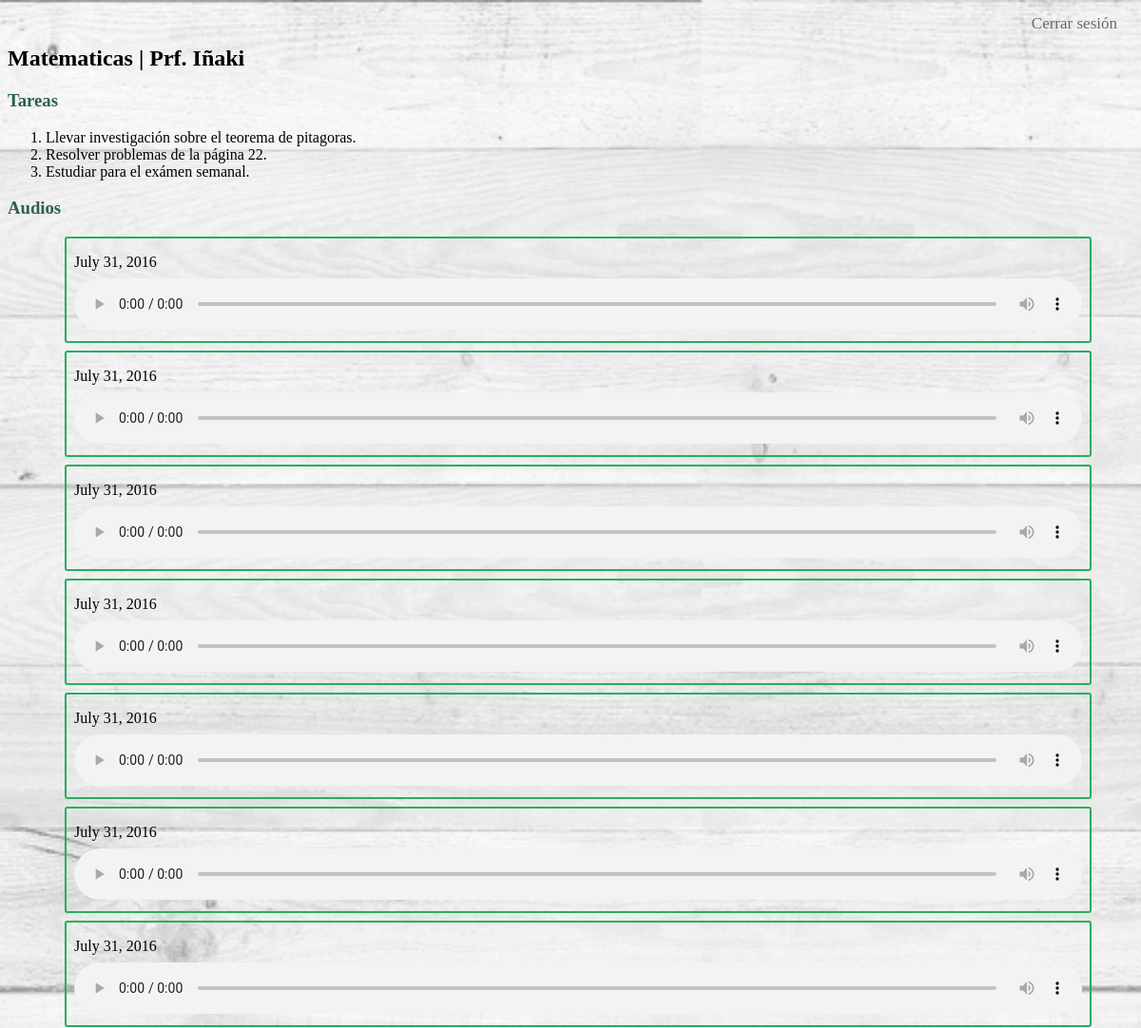
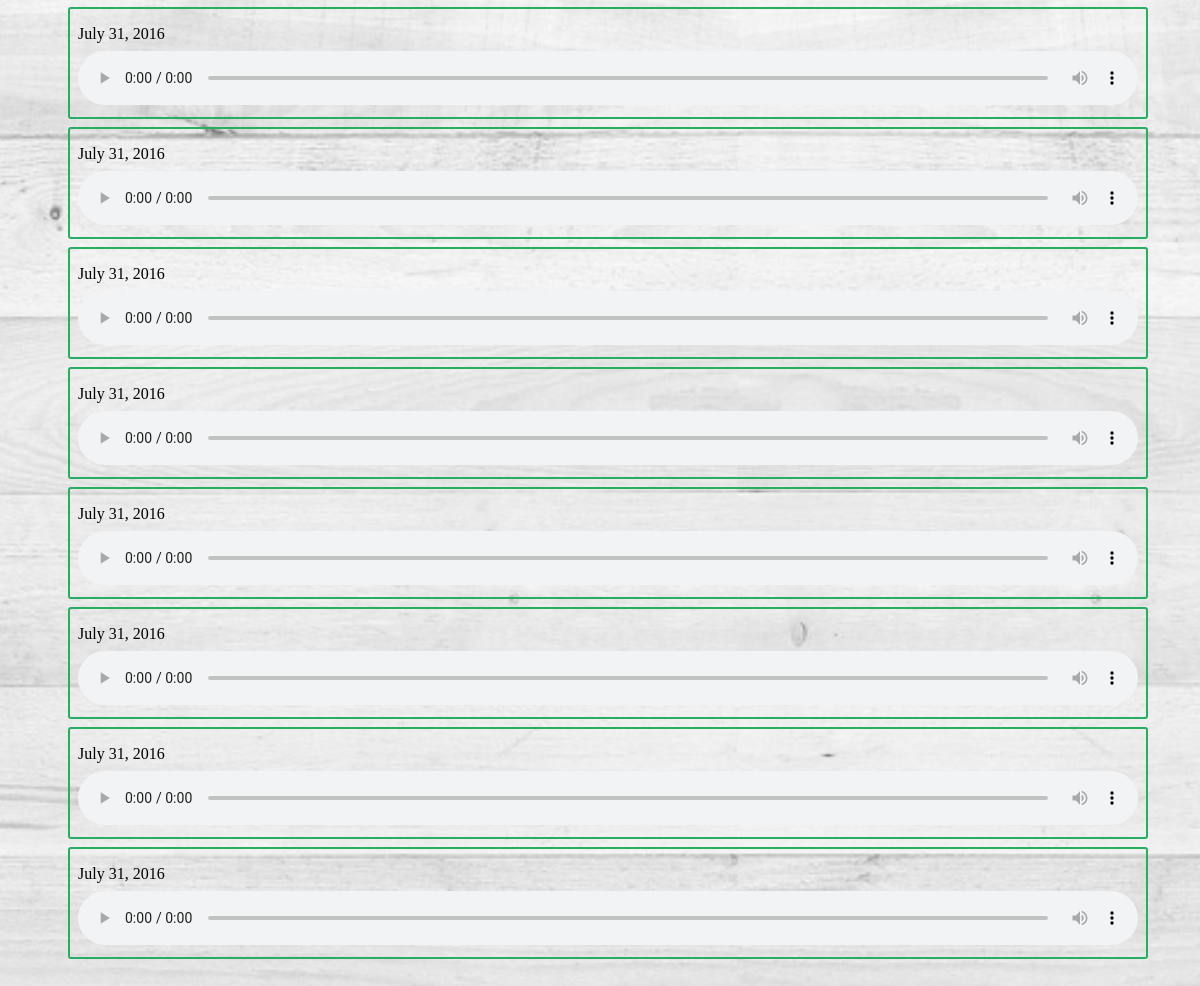
/materia/1/ (signed in), run on the app's committed database (2 pictures, top to bottom).
### school/models.py (models this page shows)
class Subject(models.Model):
    class Meta:
        verbose_name = 'Subject'
        verbose_name_plural = 'Subjects'
    classroom = models.ForeignKey(Classroom)
    name = models.CharField(max_length=20)
    professor = models.CharField(max_length=30)
    def __str__(self):
        return self.name

### audio/models.py (models this page shows)
class Audio(models.Model):
    class Meta:
        verbose_name = 'Audio'
        verbose_name_plural = 'Audios'
    subject = models.ForeignKey(Subject)
    name = models.CharField(max_length=30)
    date = models.DateField(auto_now_add=True)
    file = models.FileField(upload_to='audios/', null=True, blank=True)
    def __str__(self):
        return self.name

### school/views.py (the view)
# urls.py: url(r'materia/(?P<pk>[0-9])/$', school_views.subject_view, name='subject'),
def subject_view(request, pk):
    user = request.user
    if not user.is_authenticated():
        return HttpResponseRedirect("/login/")
    else:
        subject = Subject.objects.get(pk=pk)
        audios = {}
        audio_objects = Audio.objects.filter(subject=subject)
        for audio in audio_objects:
            audios.setdefault('audio', []).append(audio)
        print(audios)
        dictionary = {'subject': subject, 'audios': audios, 'professor': user.is_professor}
        print(user.username)
        if request.method == 'POST':
            form = AudioForm(request.POST, request.FILES)
            print(request.FILES)
            if form.is_valid():
                print('is valid')
                file = request.FILES['file']
                instance = Audio(file=file, name=form.data['name'], subject=subject)
                instance.save()
                return HttpResponse(json.dumps({'hola': 'holi'}),  content_type = "application/json")
            else:
                print('is no valid',  form.errors)
        else:
            print('nu ma')
            form = AudioForm()
            dictionary = {'subject': subject, 'audios': audios, 'professor': user.is_professor, 'form': form}
            return render(request, 'subject.html', dictionary)
        """
        else:
            print('ke pedo')
            return render(request, 'subject.html', dictionary)
"""

### templates/subject.html (shortened to what this page needs)
<!DOCTYPE html>
<html lang="en">
<head>
    {% load static %}
    <link rel="stylesheet" href="https://maxcdn.bootstrapcdn.com/font-awesome/4.6.3/css/font-awesome.min.css">
    <link rel="stylesheet" href="{% static 'style.css' %}">
</head>
<body class="inside">
  <a href="{% url 'logout' %}" class="close">Cerrar sesión</a>
    <div class="containerthree2">
        <h2>{{ subject }}  |  Prf. {{ subject.professor }}</h2>
        <div class="tareas">
          <h3>Tareas</h3>
          <ol>
              <li>Llevar investigación sobre el teorema de pitagoras.</li>
              <li>Resolver problemas de la página 22.</li>
              <li>Estudiar para el exámen semanal.</li>
          </ol>
        </div>
        <div class="audios">
          <h3>Audios</h3>
          <ul class="classess">
              {% for audio in audios.audio %}
                  <li class="audioList">
                    <span>{{ audio.date }}</span>
                      <audio controls>
                        <source src="{{ audio.file.url }}" type="audio/wav">
                      </audio>
                  </li>
              {% endfor %}
          </ul>
        </div>
    </div>
</body>
</html>

### static/style.css (style rules this page uses)
h3 { color: #2d604b; }
.inside { background: url("img/inside.jpg") no-repeat center center fixed; -webkit-background-size: cover; -moz-background-size: cover; background-size: cover; }
.containerthree2 { width: 100vw; padding: 20px 0; }
.audioList { border: solid 2px #27ae60; border-radius: 3px; padding: .5rem; margin: .5rem 0; display: block; }
.audioList span { margin: .5rem 0; display: block; }
.audioList audio { width: 100%; }
.close { color: dimgrey; margin: 15px 25px; text-decoration: none; font-size: 17px; position: fixed; right: 0; top: 0; }
.classess { list-style: none; padding: 10px; }
.classess { list-style: none; margin: 0 auto; padding: 0; width: 90vw; }

### data on the page
Subject: name "Matematicas", professor "Iñaki"
Audio: date "July 31, 2016"
Audio: date "July 31, 2016"
Audio: date "July 31, 2016"
Audio: date "July 31, 2016"
Audio: date "July 31, 2016"
Audio: date "July 31, 2016"
Audio: date "July 31, 2016"
Audio: date "July 31, 2016"
Audio: date "July 31, 2016"
Audio: date "July 31, 2016"
Audio: date "July 31, 2016"
Audio: date "July 31, 2016"
Audio: date "July 31, 2016"
Audio: date "July 31, 2016"
Audio: date "July 31, 2016"
